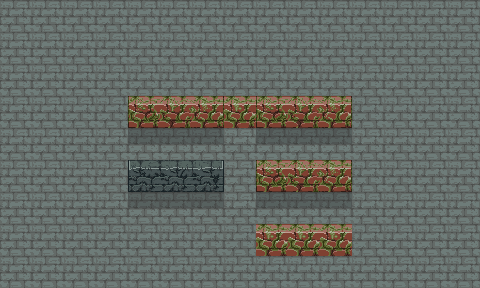

Tiled map render using the project's own tile images. Description and the whole map definition, tile-layer contents included, below:
An orthogonal 15x9 tile map with 32x32 px tiles, 2 tile layers (floor, walltiles), 2 tilesets and 2 objects (Player Spawn, collision_box).

<map version="1.5" tiledversion="1.6.0" orientation="orthogonal" renderorder="right-down" width="15" height="9" tilewidth="32" tileheight="32" infinite="0" nextlayerid="8" nextobjectid="12">
 <editorsettings>
  <export target="devlevel.lua" format="lua" />
 </editorsettings>
 <tileset firstgid="1" name="tileset" tilewidth="32" tileheight="32" tilecount="135" columns="15">
  <image source="tileset.png" trans="ff00ff" width="480" height="288" />
 </tileset>
 <tileset firstgid="136" name="ovegrownbrickset" tilewidth="32" tileheight="32" tilecount="48" columns="8">
  <image source="ovegrownbrickset.png" trans="ff00ff" width="272" height="192" />
 </tileset>
 <layer id="1" name="floor" width="15" height="9">
  <data encoding="csv">
107,107,107,107,107,107,107,107,107,107,107,107,107,107,107,
107,107,107,107,107,107,107,107,107,107,107,107,107,107,107,
107,107,107,107,107,107,107,107,107,107,107,107,107,107,107,
107,107,107,107,107,107,107,107,107,107,107,107,107,107,107,
107,107,107,107,92,92,92,107,107,107,107,107,107,107,107,
107,107,107,107,107,107,107,107,107,107,107,107,107,107,107,
107,107,107,107,92,92,92,107,107,107,107,107,107,107,107,
107,107,107,107,107,107,107,107,107,107,107,107,107,107,107,
107,107,107,107,107,107,107,107,107,107,107,107,107,107,107
</data>
 </layer>
 <objectgroup id="3" name="player">
  <object id="2" name="Player Spawn" x="173" y="210.515" />
 </objectgroup>
 <group id="4" name="walls">
  <objectgroup id="6" name="wallcollisions">
   <object id="4" name="collision_box" x="129" y="161" width="94" height="30" />
  </objectgroup>
  <layer id="2" name="walltiles" width="15" height="9">
   <data encoding="csv">
0,0,0,0,0,0,0,0,0,0,0,0,0,0,0,
0,0,0,0,0,0,0,0,0,0,0,0,0,0,0,
0,0,0,0,0,0,0,0,0,0,0,0,0,0,0,
0,0,0,0,153,154,155,169,153,154,155,0,0,0,0,
0,0,0,0,0,0,0,0,92,92,92,0,0,0,0,
0,0,0,0,76,77,78,0,153,154,155,0,0,0,0,
0,0,0,0,0,0,0,0,92,92,92,0,0,0,0,
0,0,0,0,0,0,0,0,169,169,169,0,0,0,0,
0,0,0,0,0,0,0,0,0,0,0,0,0,0,0
</data>
  </layer>
 </group>
 <objectgroup id="7" name="walls" />
</map>